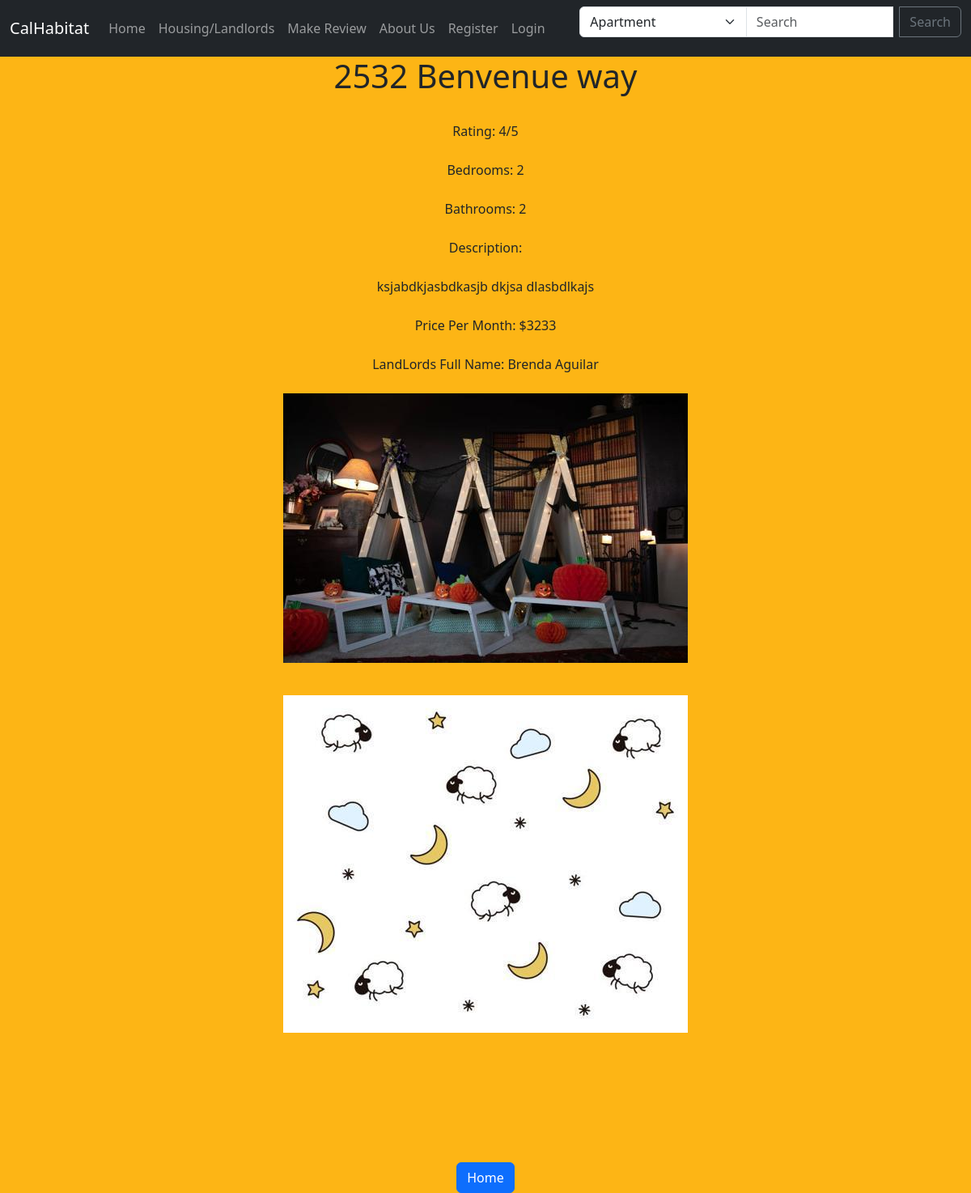
Screenshot of /show_house/55 with the database file from the repository.
### myapp/models.py (models this page shows, shortened)
class Housing(models.Model):
    Address = models.CharField(max_length=50)
    Bedrooms = models.IntegerField(default="", validators=[MinValueValidator(1), MaxValueValidator(25)])
    Bathrooms = models.IntegerField(default="", validators=[MinValueValidator(1), MaxValueValidator(25)])
    Description = models.CharField(max_length=250, default="")
    Rating = models.IntegerField(default="", validators=[MinValueValidator(1), MaxValueValidator(5)])
    Price = models.IntegerField(default="", validators=[MinValueValidator(500), MaxValueValidator(50000)])
    LandLord = models.CharField(max_length=200, default="")
    housing_image = models.ImageField(null=True, blank=True, upload_to="images/")
    housing_image2 = models.ImageField(null=True, blank=True, upload_to="images/")
    housing_image3 = models.ImageField(null=True, blank=True, upload_to="images/")
    housing_image4 = models.ImageField(null=True, blank=True, upload_to="images/")
    housing_image5 = models.ImageField(null=True, blank=True, upload_to="images/")

### myapp/views.py (the view)
# urls.py: path('show_house/<house_id>', views.show_house, name = "show-house"),
def show_house(request, house_id):
    house = Housing.objects.get(pk = house_id)
    return render(request, 'myapp/show_house.html',{'house': house} )

### myapp/templates/myapp/show_house.html (shortened to what this page needs)
<link href="https://cdn.jsdelivr.net/npm/bootstrap@5.3.2/dist/css/bootstrap.min.css" rel="stylesheet">
{% include 'myapp/nav.html' %}
{% block content %}
<div class="content-container" style="background-color: #FDB515;">
    <center>
        <link href="https://cdn.jsdelivr.net/npm/bootstrap@5.3.2/dist/css/bootstrap.min.css" rel="stylesheet">
        <h1>{{ house.Address }}</h1>
        <br>Rating: {{ house.Rating }}/5</br>
        <br>Bedrooms: {{ house.Bedrooms }}</br>
        <br>Bathrooms: {{ house.Bathrooms }}</br>
        <br>Description:</br>
        <br>{{ house.Description }}</br>
        <br>Price Per Month: ${{ house.Price }}</br>
        <br>LandLords Full Name: {{ house.LandLord }}</br>
        <br>
        {% if house.housing_image %}
        <img src="{{ house.housing_image.url }}" class="img-fluid house-image mb-3" style="max-width: 500px; height: auto;">
        {% endif %}
        <br>
        <br>
        {% if house.housing_image2 %}
        <img src="{{ house.housing_image2.url }}" class="img-fluid house-image mb-3" style="max-width: 500px; height: auto;">
        {% endif %}
        <br>
        <br>
        <br>
        <br>
        <br>
        <br>
        <br>
        <a href="{% url 'index' %}" class="btn btn-primary home-button">Home</a>
    </center>
</div>
{% endblock %}

### rows the page displays
Housing: Address "2532 Benvenue way", Rating "4", Bedrooms "2", Bathrooms "2", Description "ksjabdkjasbdkasjb dkjsa dlasbdlkajs", Price "3233", LandLord "Brenda Aguilar", housing_image (picture), housing_image2 (picture)
